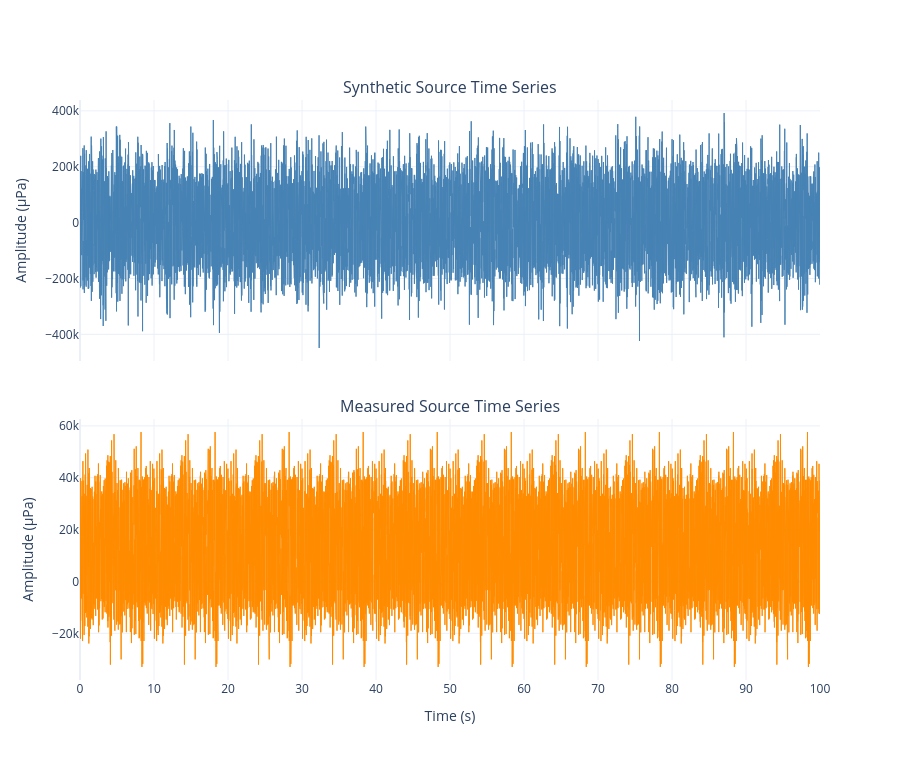

The cell this chart's notebook holds for it:
### Markdown cell above
### Timeseries Plots

### Code cell
# --- Time-domain source waveform comparison ---
fig_time_source = make_subplots(
    rows=2,
    cols=1,
    shared_xaxes=True,
    vertical_spacing=0.10,
    subplot_titles=(
        "Synthetic Source Time Series",
        "Measured Source Time Series",
    ),
)

fig_time_source.add_trace(
    go.Scatter(
        x=np.arange(len(synthetic_source_real)) / SIGNAL_PARAMS["sampling_rate_hz"],
        y=synthetic_source_real,
        mode="lines",
        line=dict(width=1, color="steelblue"),
        name="Synthetic Source",
        showlegend=False,
    ),
    row=1,
    col=1,
)
fig_time_source.add_trace(
    go.Scatter(
        x=np.arange(len(measured_source_real)) / SIGNAL_PARAMS["sampling_rate_hz"],
        y=measured_source_real,
        mode="lines",
        line=dict(width=1, color="darkorange"),
        name="Measured Source",
        showlegend=False,
    ),
    row=2,
    col=1,
)

fig_time_source.update_yaxes(title_text="Amplitude (µPa)", row=1, col=1)
fig_time_source.update_yaxes(title_text="Amplitude (µPa)", row=2, col=1)
fig_time_source.update_xaxes(title_text="Time (s)", row=2, col=1)
fig_time_source.update_layout(template="plotly_white", height=760, width=900)
fig_time_source.show()

# --- Time-domain received waveform comparison ---
fig_time_received = make_subplots(
    rows=2,
    cols=1,
    shared_xaxes=True,
    vertical_spacing=0.10,
    subplot_titles=(
        f"Synthetic Received Time Series (Sensor {SENSOR_TO_ANALYZE})",
        f"Measured Received Time Series (Sensor {SENSOR_TO_ANALYZE})",
    ),
)

fig_time_received.add_trace(
    go.Scatter(
        x=time_axis,
        y=synthetic_received_real,
        mode="lines",
        line=dict(width=1, color="steelblue"),
        name="Synthetic Received",
        showlegend=False,
    ),
    row=1,
    col=1,
)
fig_time_received.add_trace(
    go.Scatter(
        x=time_axis_measured,
        y=measured_received_real,
        mode="lines",
        line=dict(width=1, color="darkorange"),
        name="Measured Received",
        showlegend=False,
    ),
    row=2,
    col=1,
)

fig_time_received.update_yaxes(title_text="Amplitude (µPa)", row=1, col=1)
fig_time_received.update_yaxes(title_text="Amplitude (µPa)", row=2, col=1)
fig_time_received.update_xaxes(title_text="Time (s)", row=2, col=1)
fig_time_received.update_layout(template="plotly_white", height=760, width=900)
fig_time_received.show()

### Figure 1 — Plotly figure (JSON) as saved in the notebook; plotly's stock layout.template omitted (floating-point values rounded to 4 significant figures; data arrays with more than 128 entries replaced by an {"elided": "..."} marker saying what was removed)
{"data": [{"line": {"color": "steelblue", "width": 1}, "mode": "lines", "name": "Synthetic Source", "showlegend": false, "type": "scatter", "x": {"elided": "60000 float values"}, "xaxis": "x", "y": {"elided": "60000 float values"}, "yaxis": "y"}, {"line": {"color": "darkorange", "width": 1}, "mode": "lines", "name": "Measured Source", "showlegend": false, "type": "scatter", "x": {"elided": "60000 float values"}, "xaxis": "x2", "y": {"elided": "60000 float values"}, "yaxis": "y2"}], "layout": {"annotations": [{"font": {"size": 16}, "showarrow": false, "text": "Synthetic Source Time Series", "x": 0.5, "xanchor": "center", "xref": "paper", "y": 1, "yanchor": "bottom", "yref": "paper"}, {"font": {"size": 16}, "showarrow": false, "text": "Measured Source Time Series", "x": 0.5, "xanchor": "center", "xref": "paper", "y": 0.45, "yanchor": "bottom", "yref": "paper"}], "height": 760, "width": 900, "xaxis": {"anchor": "y", "domain": [0, 1], "matches": "x2", "showticklabels": false}, "xaxis2": {"anchor": "y2", "domain": [0, 1], "title": {"text": "Time (s)"}}, "yaxis": {"anchor": "x", "domain": [0.55, 1], "title": {"text": "Amplitude (µPa)"}}, "yaxis2": {"anchor": "x2", "domain": [0, 0.45], "title": {"text": "Amplitude (µPa)"}}}}
